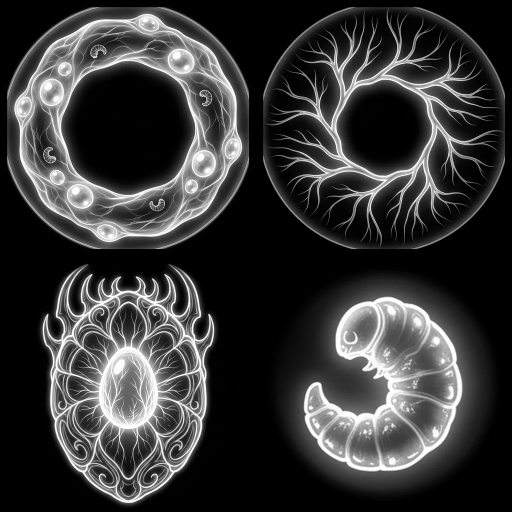
#> input picture render/assets/wards/mythic/hive-mother.webp, 1024 x 1024 px (shown at 1/2 size)
$ python -i mythic_ward.py   (imports and definitions only)
#> lines starting #> are read from the running program, lines starting #| are printed output that depends on the picture
#> further down, picture is the input picture: PIL image 1024x1024 RGB; mean R, G, B 55.7, 55.7, 55.7
#!/usr/bin/env python3
"""Generate ward art for Mythic cards that do not have it yet.

Runs ONLY inside the mythic-wards GitHub Action (.github/workflows/mythic-wards.yml).
The game never calls this or any network service: the art it makes is committed
as static files, and until a card has art the renderer draws the code-generated
fallback ward (seeded from the card name and faction).

Reads   render/presentation/mythics.json
Writes  render/assets/wards/mythic/<slug>.webp           (2x2 atlas, 512px cells)
        render/assets/wards/mythic/previews/<slug>.png   (small preview for the owner)
        progress/render/mythic-wards-log.md              (one line per card)
        and fills 'ward' / 'source' / 'generated' (or 'attempts') in mythics.json.

Environment: REPLICATE_API_TOKEN (from the repo secret REPLICATE_AI_TCG),
             MAX_PER_RUN (default 3; about $0.15 per card with Nano Banana Pro at 2K).
Dependencies: pillow, numpy (installed by the workflow). No other packages.
"""
import io
import json
import os
import re
import sys
import time
import urllib.request
from pathlib import Path

import numpy as np
from PIL import Image

ROOT = Path(__file__).resolve().parents[2]
PRES = ROOT / "render/presentation/mythics.json"
OUT = ROOT / "render/assets/wards/mythic"
PREV = OUT / "previews"
LOG = ROOT / "progress/render/mythic-wards-log.md"
MODEL = "google/nano-banana-pro"
MAX_PER_RUN = int(os.environ.get("MAX_PER_RUN", "3"))
MAX_ATTEMPTS = 3
TOKEN = os.environ.get("REPLICATE_API_TOKEN", "")

THEMES = {
    "Cortex": "a cold machine intelligence of circuits, lenses and precise instruments",
    "Aegis": "an armoured fortress faction of heavy engineering, hexagonal plates and molten metal",
    "Swarm": "an organic alien insect hive of chitin, veins, eggs and spores",
    "Null": "a void faction of corrupted data, entropy, broken geometry and black holes",
    # The unique (signature) Mythics are Neutral (owner 2026-10-05); the
    # render tints them white-gold #fff0c2, like every Neutral effect.
    "Neutral": "an unaligned faction of pure white-gold light, faceted glints, drifting feathers, light rays and abstract rune seals",
}
BANNED = (
    "No grid lines, no dividing lines, no borders, no labels, no letters, no words, no numbers, "
    "no religious, occult or political symbols of any kind, no stars, no hexagrams, no pentagrams, "
    "no crosses, no swastikas, no eyes, no hearts, no crescent moons."
)


def slug(name):
    return re.sub(r"[^a-z0-9]+", "-", name.lower()).strip("-")


# [46 lines left out: functions build_prompt, api, generate, not called in this run]


# ---------- processing: same steps as the owner-approved hand-run wards ----------
S = 512
_yy, _xx = np.mgrid[0:S, 0:S]
_RR = np.hypot(_xx - S / 2 + 0.5, _yy - S / 2 + 0.5) / (S / 2)
_CIRC = np.clip((1.0 - _RR) / 0.04, 0, 1)


def fit(cell, centre_only=False):
    a = np.asarray(cell).astype(float)
    h, w = a.shape
    if centre_only:  # ornaments: ignore any ring the model drew around them
        mask = np.zeros_like(a, bool)
        mask[int(h * 0.3):int(h * 0.7), int(w * 0.3):int(w * 0.7)] = True
        ys, xs = np.where((a > 40) & mask)
    else:
        ys, xs = np.where(a > 40)
    if len(xs) < 50:
        raise RuntimeError("a quadrant came back empty")
    cx, cy = (xs.min() + xs.max()) / 2, (ys.min() + ys.max()) / 2
    half = max(xs.max() - xs.min(), ys.max() - ys.min()) / 2 * (1.25 if centre_only else 1.06)
    c = Image.fromarray(a.astype("uint8")).crop((int(cx - half), int(cy - half), int(cx + half), int(cy + half)))
    out = np.asarray(c.resize((S, S), Image.LANCZOS)).astype(float) * _CIRC
    if centre_only:
        out *= np.clip((0.92 - _RR) / 0.1, 0, 1)
    return Image.fromarray(out.clip(0, 255).astype("uint8"))


def process(img):
    W = img.size[0]
#> W = 1024
    h = W // 2
#> h = 512
    ins = int(W * 0.03)  # drops any divider lines the model drew between quadrants
#> ins = 30
    cells = [img.crop((k * h + ins, r * h + ins, (k + 1) * h - ins, (r + 1) * h - ins)) for r in range(2) for k in range(2)]
#> cells = 4 items
    layers = [fit(cells[0]), fit(cells[1]), fit(cells[2]), fit(cells[3], centre_only=True)]
#> in fit, `a = np.asarray(cell).astype(float)`:
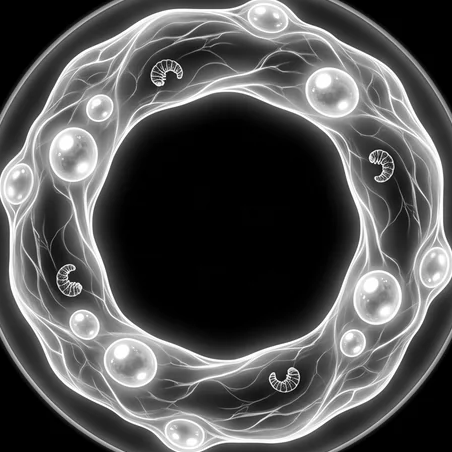
#> a: shape (452, 452, 3) float64; mean R, G, B 83.7, 83.7, 83.7
    atlas = Image.new("L", (S * 2, S * 2))
    for i, layer in enumerate(layers):
        atlas.paste(layer, ((i % 2) * S, (i // 2) * S))
    return atlas.convert("RGB")


# [49 lines left out: function main, not called in this run]


# [2 lines not run here, left out]

>>> from PIL import Image
>>> picture = Image.open('../assets/wards/mythic/hive-mother.webp')
#> (the run stopped early here; a loop or call above may not have finished)
